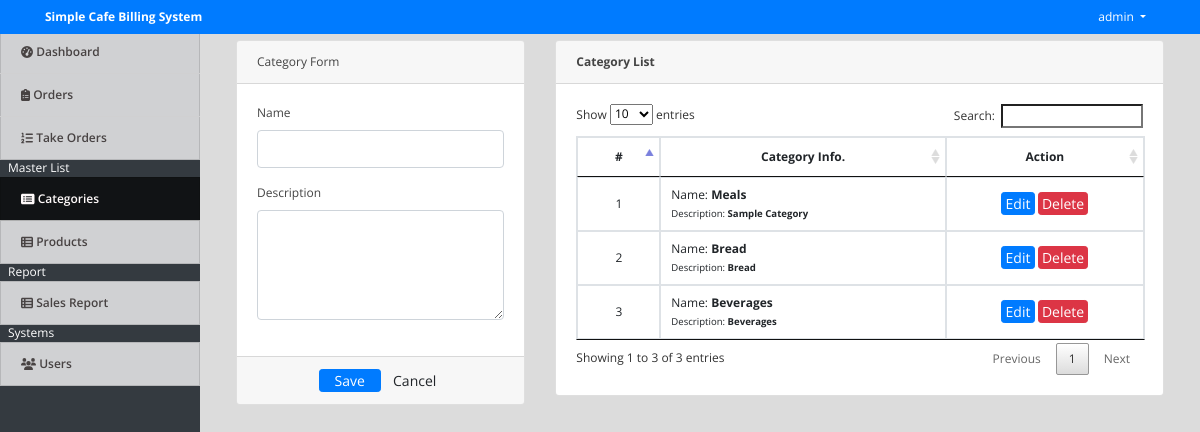
The page /index.php?page=categories (signed in) on the database its author committed.
### tables this page shows
CREATE TABLE `categories` (
  `id` int(30) NOT NULL,
  `name` varchar(200) NOT NULL,
  `description` text NOT NULL
);

### categories.php (the view, shortened to what this page needs)
<?php include('db_connect.php');?>
<div class="container-fluid">
	<div class="col-lg-12">
		<div class="row">
			<div class="col-md-4">
			<form action="" id="manage-category">
				<div class="card">
					<div class="card-header">
						    Category Form
				  	</div>
					<div class="card-body">
							<div class="form-group">
								<label class="control-label">Name</label>
								<input type="text" class="form-control" name="name">
							</div>
							<div class="form-group">
								<label class="control-label">Description</label>
								<textarea name="description" id="description" cols="30" rows="4" class="form-control"></textarea>
							</div>
					</div>
					<div class="card-footer">
						<div class="row">
							<div class="col-md-12">
								<button class="btn btn-sm btn-primary col-sm-3 offset-md-3"> Save</button>
								<button class="btn btn-sm btn-default col-sm-3" type="button" onclick="$('#manage-category').get(0).reset()"> Cancel</button>
							</div>
						</div>
					</div>
				</div>
			</form>
			</div>
			<div class="col-md-8">
				<div class="card">
					<div class="card-header">
						<b>Category List</b>
					</div>
					<div class="card-body">
						<table class="table table-bordered table-hover">
							<thead>
								<tr>
									<th class="text-center">#</th>
									<th class="text-center">Category Info.</th>
									<th class="text-center">Action</th>
								</tr>
							</thead>
							<tbody>
								<?php
								$i = 1;
								$category = $conn->query("SELECT * FROM categories order by id asc");
								while($row=$category->fetch_assoc()):
								?>
								<tr>
									<td class="text-center"><?php echo $i++ ?></td>
									<td class="">
										<p>Name: <b><?php echo $row['name'] ?></b></p>
										<p><small>Description: <b><?php echo $row['description'] ?></b></small></p>
									</td>
									<td class="text-center">
										<button class="btn btn-sm btn-primary edit_category" type="button" data-id="<?php echo $row['id'] ?>" data-description="<?php echo $row['description'] ?>" data-name="<?php echo $row['name'] ?>" >Edit</button>
										<button class="btn btn-sm btn-danger delete_category" type="button" data-id="<?php echo $row['id'] ?>">Delete</button>
									</td>
								</tr>
								<?php endwhile; ?>
							</tbody>
						</table>
					</div>
				</div>
			</div>
		</div>
	</div>
</div>

### assets/css/style.css (style rules this page uses)
body { font-family: "Open Sans", sans-serif; color: #444444; width: 100%; height: calc(100%); font-size: 12px; }
.btn-sm { padding: .0001rem .2rem; }

### index.php (style rules this page uses)
body { background: #80808045; }

### categories.php (style rules this page uses)
td { vertical-align: middle !important; }
td p { margin:unset; }

### rows shown on the page
categories: name "Meals", description "Sample Category"
categories: name "Bread", description "Bread"
categories: name "Beverages", description "Beverages"

### other values the page prints
$_SESSION['system']['name'] "Simple Cafe Billing System"
$_SESSION['login_name'] "admin"
